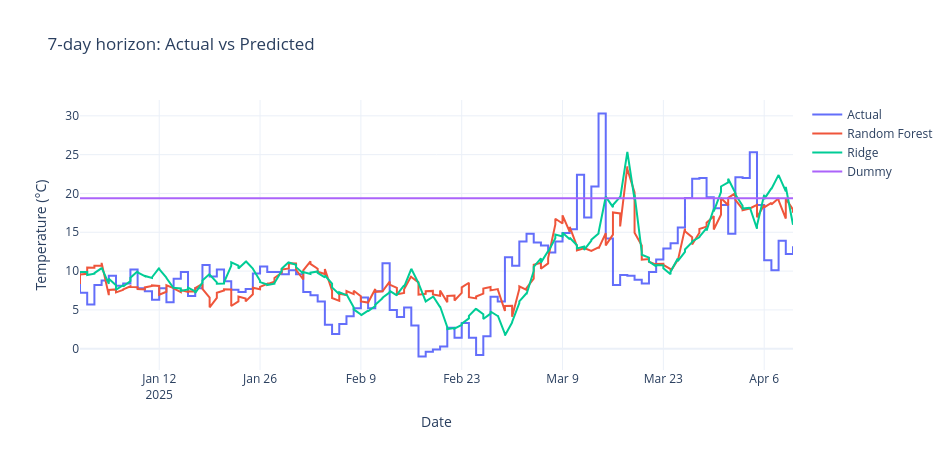

Notebook source saved alongside this figure:
### Markdown cell above
# Actual vs predicted plot

### Code cell
target_idx = 0
n = min(200, len(test_7d))

dates = test_7d["time"].iloc[:n]

fig = go.Figure()

fig.add_trace(go.Scatter(
    x=dates,
    y=y_test_7d.iloc[:n, target_idx],
    mode="lines",
    name="Actual"
))

fig.add_trace(go.Scatter(
    x=dates,
    y=preds_7d["Random Forest"][:n, target_idx],
    mode="lines",
    name="Random Forest"
))

fig.add_trace(go.Scatter(
    x=dates,
    y=preds_7d["Ridge"][:n, target_idx],
    mode="lines",
    name="Ridge"
))

fig.add_trace(go.Scatter(
    x=dates,
    y=preds_7d["Dummy"][:n, target_idx],
    mode="lines",
    name="Dummy"
))

fig.update_layout(
    title="7-day horizon: Actual vs Predicted",
    xaxis_title="Date",
    yaxis_title="Temperature (°C)",
    template="plotly_white",
    width=950,
    height=450,
    hovermode="x unified",
)

fig.show()

### Figure 1 — Plotly figure (JSON) as saved in the notebook; plotly's stock layout.template omitted (floating-point values rounded to 4 significant figures; data arrays with more than 128 entries replaced by an {"elided": "..."} marker saying what was removed)
{"data": [{"mode": "lines", "name": "Actual", "type": "scatter", "x": {"elided": "200 str values"}, "y": {"elided": "200 float values"}}, {"mode": "lines", "name": "Random Forest", "type": "scatter", "x": {"elided": "200 str values"}, "y": {"elided": "200 float values"}}, {"mode": "lines", "name": "Ridge", "type": "scatter", "x": {"elided": "200 str values"}, "y": {"elided": "200 float values"}}, {"mode": "lines", "name": "Dummy", "type": "scatter", "x": {"elided": "200 str values"}, "y": {"elided": "200 float values"}}], "layout": {"height": 450, "hovermode": "x unified", "title": {"text": "7-day horizon: Actual vs Predicted"}, "width": 950, "xaxis": {"title": {"text": "Date"}}, "yaxis": {"title": {"text": "Temperature (°C)"}}}}
